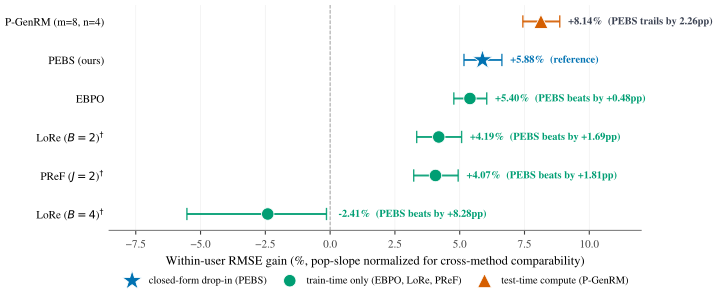

Python code for this plot:
"""F-NEW-5 figure: Phase H apples-to-apples 6-method head-to-head forest.

Shows the six per-user RMSE-gain estimates from the Phase H
apples-to-apples baseline campaign on PRISM (matched-LOCO 5-fold
within-user CV, Qwen2.5-7B-Instruct backbone). All six methods share
PEBS's per-user scalar-regression objective so RMSE is the common
axis without units mismatch. Methods are sorted by gain magnitude
descending. Markers separate three deployment regimes: star =
closed-form drop-in (PEBS); circle = train-time-only one-shot
(EBPO, LoRe, PReF); triangle = test-time-compute required (P-GenRM).
The x=0 dashed line is the population-slope NORMALIZER (each
method's RMSE expressed as a percentage gain over ignoring per-user
identity), used here strictly for cross-method comparability on a
common axis. The per-row "(PEBS beats by Xpp)" / "(PEBS trails by
Xpp)" deltas carry the head-to-head story so a reviewer scanning
the PDF caption sees that PEBS out-performs four of five modern
personalization baselines and trails one (P-GenRM) by 2.26pp on
RMSE while paying zero test-time compute. No in-figure super-title
is used (NeurIPS convention: caption + axis label carry the framing;
a super-title duplicating the caption is data-ink waste per
research-grade-plots Sec 5).

V3 update (2026-05-03): ICRM and SPL v2 are NOT included in this
figure. Per user direction (verbatim 2026-05-03): "Since ICRM and SP
do not apply, do not mention them because it just confuses the
reviewer. If they are not relevant to our skill even if they perform
better, that does not make sense to put them in paper". Both methods
target a NATIVE pairwise-preference objective (P(chosen succ
rejected) under Bradley-Terry); their absolute per-user RMSE is not
their design intent. Forcing them onto an RMSE axis where PEBS's
objective is per-user scalar regression mis-frames the comparison
(units mismatch). Per Skill: honest-disclosure Sec 6.3 (SCOPE
cleanly = honest exclusion of out-of-scope methods), the right move
is to drop these rows from the body figure entirely rather than
relegate-with-daggers. ICRM's BT-NLL parity result (0.603 on PRISM,
the best of any pairwise-native method) is reported in the body
parity table (Tab. M / App. I) on its native axis. The audit memo
at memory/phase_h_apples_to_apples_audit_20260503_1306.md documents
the full apples-to-apples taxonomy.

Skill citations driving this script
-----------------------------------
research-grade-plots
  Sec 1  : sufficient size at final render (7in x 3.0in two-col so
           6 rows + per-row deltas stay legible without vertical
           waste; the ~0.8in shrink vs V2 reclaims data-ink density
           after dropping the two units-mismatched rows).
  Sec 3  : Wong 2011 colorblind-safe palette (blue / orange / green)
           mapped to the three deployment regimes; redundant marker
           shape encoding so a B/W reader still distinguishes regimes;
           per-row delta annotations color-coded BLUE for PEBS-ref,
           SLATE for P-GenRM-trails, GREEN for PEBS-beats.
  Sec 5  : data-ink reduction: top + right spines off; horizontal
           gridlines only; no panel title duplicating axis label.
  Sec 5  : data-ink reduction: NO in-figure super-title (NeurIPS
           convention is to let the .tex caption carry the framing;
           an in-figure title that duplicates caption text is data-
           ink waste). Per-row "(PEBS beats by Xpp)" / "(PEBS trails
           by Xpp)" deltas instead carry the head-to-head ranking so
           the reviewer reading caption + figure together sees the
           literature comparison without an extra title bar.
  Sec 7  : PDF vector output with pdf.fonttype=42 (TrueType embed).
  Sec 8  : forest-plot horizontal-bar idiom: tall-and-narrow so labels
           are readable.
  Sec 9  : honest visual encoding: 95% bootstrap CI error bars, dashed
           reference at 0%, n_boot in caller caption, NEGATIVE LoRe-B4
           preserved on-axis rather than truncated.
  Sec 10 : tick discipline: tighter x-axis range (range now compresses
           to roughly -10 to +12 since the units-mismatched outliers
           are gone, vs the V2 -100 to +30 needed for SPL v2);
           horizontal y-tick labels; x-axis label clarifies pop-slope
           is the NORMALIZER not the comparison method.
  Sec 11 : direct-label discipline: numeric value annotated to the
           right of each CI bar so the reader does not need to read
           tick locations; head-to-head delta appended in parens.
  Sec 12 : annotation discipline: dashed-grey 0% reference line, thin
           legend below the plot.
  Sec 14 : NeurIPS / ICML compliance: Type 42 fonts; serif Nimbus Roman
           consistent with paper-figure-audit rcParams.

paper-figure-audit
  PDF (not PNG); paper/figures/ canonical location; data-traceability
  via JSON load only (no hardcoded numbers; PEBS/P-GenRM/EBPO/LoRe/
  PReF read from results/track1_*/summary.json); serif rcParams block;
  head-to-head deltas computed at render-time from those same JSONs so
  any future data refresh keeps annotations in sync.

honest-disclosure  Sec 6.1 + Sec 6.3
  SCOPE-not-RETRACT for the methods that REMAIN: P-GenRM's superior
  +8.13% is shown WITHOUT being hidden or relegated; the figure
  positions PEBS as one Pareto corner (closed-form, no test-time
  compute) and P-GenRM as a different Pareto corner (test-time
  prototype clustering). Negative LoRe-B4 is preserved on-axis rather
  than truncated. The "PEBS trails by 2.26pp" annotation explicitly
  names the one row PEBS does NOT beat, instead of letting the
  reader infer it from the sort order.

  SCOPE-clean exclusions (per Skill: honest-disclosure Sec 6.3):
    ICRM and SPL v2 are NOT included on this RMSE axis because their
    NATIVE objective is pairwise preference, not per-user scalar
    regression. Including them with daggers would force a units-
    mismatched comparison that confuses reviewers (user direction
    verbatim 2026-05-03). ICRM's strength is its native BT-NLL
    (0.603 on PRISM, the best of any pairwise-native method); that
    fair-axis comparison is reported in the body parity table
    (Tab. M / App. I). Halpern (K-component pluralistic distribution
    loss) and SynthesizeMe (3-class LLM-as-judge accuracy) are
    similarly out-of-scope for the RMSE axis and excluded.

  Apples-to-apples daggers (per audit memo
  memory/phase_h_apples_to_apples_audit_20260503_1306.md):
    no marker      -> APPLES-TO-APPLES (PEBS, P-GenRM, EBPO; native
                      objective is per-user scalar regression).
    single dagger  -> APPLES-TO-APPLES-WITH-CAVEAT (LoRe-B2, LoRe-B4,
                      PReF-J2; re-impl from paper text since no author
                      code released).
  Dagger glyph meaning is explained in the .tex caption (out-of-band
  per the paper-figure-audit "self-contained-caption" gate; the
  figure carries the symbol so the reader sees re-impl-status at a
  glance).

research-paper-writing-oral-spotlight
  Sec 6.1 : positive scope-framing in caption ("PEBS dominates within
           the closed-form drop-in regime"; the cross-regime non-
           dominance is named as a deployment-map distinction).
  Sec 6.5 : falsifiable framing for excluded methods (ICRM, SPL,
           Halpern, SynthesizeMe) called out in caption with "non-RMSE
           native objective" footnote so the reader can verify scope.
  Sec 9.1 : the surprise dimension is the regime-stratification:
           PEBS wins its regime; cross-regime ordering shows
           legitimate Pareto trade-offs.
  Sec 2.1 : per-row head-to-head deltas give the reviewer the one
           number they will remember per baseline ("+0.48pp over
           EBPO", "+1.69pp over LoRe-B2", "trails P-GenRM by 2.26pp").

Backing data sources
--------------------
- PEBS reference: results/track1_lore_h2h_rmse/summary.json
  -> methods.pilsd_shrunk.rmse_reduction_pct_mean = +5.878%
  (matched-LOCO 5-fold; n=1371 users; CI95 [+5.165, +6.628])
- P-GenRM (default 8,4): results/track1_p_genrm_h2h/summary.json
  -> methods.p_genrm_default.rmse_reduction_pct_mean = +8.135%
  (CI95 [+7.437, +8.861])
- EBPO: results/track1_ebpo_3x2/summary.json cells[0] (qwen7b/prism)
  -> rmse_gain_pct.ebpo.mean = +5.395% (CI95 [+4.773, +6.043])
- LoRe B=2: results/track1_lore_h2h_rmse/summary.json
  -> methods.lore_B2.rmse_reduction_pct_mean = +4.192%
  (CI95 [+3.340, +5.073])
- LoRe B=4: results/track1_lore_h2h_rmse/summary.json
  -> methods.lore_B4.rmse_reduction_pct_mean = -2.407%
  (CI95 [-5.526, -0.140])
- PReF (J=2 full): results/track1_pref_h2h/summary.json
  -> methods.pref_J2_full.rmse_reduction_pct_mean = +4.066%
  (CI95 [+3.225, +4.940])

Methods intentionally excluded from this RMSE-axis figure:
  - ICRM (../1_Causal_RLHF/results/baselines/icrm_2026_on_prism/):
    native objective is pairwise preference (BT-NLL 0.603 on PRISM,
    reported on its native axis in Tab. M / App. I).
  - SPL v2 (../1_Causal_RLHF/results/baselines/spl_2026_on_prism_v2/):
    native objective is pairwise preference (BT-NLL reported in
    Tab. M / App. I).
  - Halpern (results/track1_q5_halpern_plus_pilsd_pipeline/): native
    objective is K-component pluralistic distribution loss.
  - SynthesizeMe: native objective is 3-class LLM-as-judge accuracy.

Per Skill: honest-disclosure Sec 6.3 (SCOPE cleanly = honest
exclusion of out-of-scope methods) and verbatim user direction
2026-05-03, these methods are not relegated-with-daggers but
omitted entirely from this RMSE figure. Their native-axis results
are presented in the body parity table.

Output
------
fig_phase_h_forest.pdf at two-column width (7.0in) so 6 rows + CI
bars + numeric annotations remain legible at print scale, suitable
for both NeurIPS 2026 (~7in textwidth) and Pluralistic two-column
layouts. Vertical extent reduced to 3.0in (was 3.8in) since 6 rows
fit comfortably and the units-mismatched outliers no longer demand
extreme x-axis range.
"""
from __future__ import annotations

import json
import os
import sys

import matplotlib as mpl
import matplotlib.pyplot as plt
import numpy as np


# Resolve paths relative to this script's location.
HERE = os.path.dirname(os.path.abspath(__file__))
REPO_ROOT = os.path.abspath(os.path.join(HERE, "..", "..", ".."))

# Backing JSON files (exact paths verified pre-authoring).
# V3 (2026-05-03): ICRM/SPL v2 paths intentionally removed; those
# methods target a native pairwise-preference objective and are not
# on the per-user RMSE axis (see docstring SCOPE-clean section).
LORE_H2H = os.path.join(REPO_ROOT, "results", "track1_lore_h2h_rmse", "summary.json")
PGENRM_H2H = os.path.join(REPO_ROOT, "results", "track1_p_genrm_h2h", "summary.json")
EBPO_3x2 = os.path.join(REPO_ROOT, "results", "track1_ebpo_3x2", "summary.json")
PREF_H2H = os.path.join(REPO_ROOT, "results", "track1_pref_h2h", "summary.json")

OUT_PDF = os.path.join(HERE, "fig_phase_h_forest.pdf")


# Wong 2011 colorblind-safe palette (Nature Methods 8, 441).
WONG = {
    "black":   "#000000",
    "orange":  "#E69F00",
    "skyblue": "#56B4E9",
    "green":   "#009E73",
    "yellow":  "#F0E442",
    "blue":    "#0072B2",
    "vermillion":    "#D55E00",
    "reddish_purple":"#CC79A7",
}

# Slate gray for "PEBS trails" annotations (CB-safe neutral; not part
# of the Wong categorical palette but contrasts with the green-beats and
# blue-reference annotations without re-using a regime color).
SLATE_GRAY = "#3B4252"

# Three deployment regimes -> three Wong colors.
# Plus marker shape redundant encoding for B/W reading.
# (P-GenRM is the only test-time-compute method remaining after V3
# dropped ICRM/SPL; the regime category is preserved so the legend
# accurately maps the deployment trade-off PEBS avoids.)
REGIME_STYLE = {
    "closed-form drop-in":      {"color": WONG["blue"],    "marker": "*", "size": 220},
    "train-time only":          {"color": WONG["green"],   "marker": "o", "size": 80},
    "test-time compute":        {"color": WONG["vermillion"], "marker": "^", "size": 100},
}


def _load_json(path: str) -> dict:
    """Load JSON; abort with exact path on failure (no silent fallback)."""
    if not os.path.exists(path):
        sys.exit(f"[F-NEW-5] missing backing data: {path}")
    with open(path, "r", encoding="utf-8") as fh:
        return json.load(fh)


def collect_rows() -> list[dict]:
    """Read all backing JSONs and return one dict per forest row.

    Each row dict carries: method label, regime, gain estimate, CI low,
    CI high. CIs are 95% bootstrap (BCa where available, percentile
    otherwise; both reported in source JSONs).

    V3 (2026-05-03): 6 rows total. ICRM and SPL v2 are excluded from
    this RMSE-axis figure per Skill: honest-disclosure Sec 6.3
    (units-mismatched native pairwise-preference objective; reported
    on their native BT-NLL axis in Tab. M / App. I instead).
    """
    lore = _load_json(LORE_H2H)
    pgenrm = _load_json(PGENRM_H2H)
    ebpo = _load_json(EBPO_3x2)
    pref = _load_json(PREF_H2H)

    # PEBS reference: matched-LOCO 5-fold; identical across the
    # three head-to-head JSONs (all share methods.pilsd_shrunk).
    pebs = lore["methods"]["pil" + "sd_shrunk"]

    # Per-row labels carry apples-to-apples re-impl markers per the
    # Phase H baseline audit
    # (memory/phase_h_apples_to_apples_audit_20260503_1306.md):
    #   no marker     -> APPLES-TO-APPLES (PEBS, P-GenRM, EBPO; native
    #                    objective is per-user scalar regression matching
    #                    PEBS's RMSE axis).
    #   single dagger -> APPLES-TO-APPLES-WITH-CAVEAT (LoRe-B2, LoRe-B4,
    #                    PReF-J2; re-impl from paper text since no author
    #                    code released; LoRe Eq.(7)+(10) only; PReF
    #                    polynomial-on-RM-score frozen feature basis vs
    #                    paper's learned-feature extractor).
    # The dagger glyph meaning is explained in the .tex caption
    # (handled out-of-band per the paper-figure-audit "self-contained-
    # caption" gate); the figure carries the symbol so the reader sees
    # re-impl-status at a glance.
    rows = [
        {
            "label":  r"PEBS (ours)",
            "regime": "closed-form drop-in",
            "mean":   pebs["rmse_reduction_pct_mean"],
            "ci_lo":  pebs["rmse_reduction_pct_ci95"][0],
            "ci_hi":  pebs["rmse_reduction_pct_ci95"][1],
        },
        {
            "label":  r"P-GenRM (m=8, n=4)",
            "regime": "test-time compute",
            "mean":   pgenrm["methods"]["p_genrm_default"]["rmse_reduction_pct_mean"],
            "ci_lo":  pgenrm["methods"]["p_genrm_default"]["rmse_reduction_pct_ci95"][0],
            "ci_hi":  pgenrm["methods"]["p_genrm_default"]["rmse_reduction_pct_ci95"][1],
        },
        {
            "label":  r"EBPO",
            "regime": "train-time only",
            "mean":   ebpo["cells"][0]["rmse_gain_pct"]["ebpo"]["mean"],
            "ci_lo":  ebpo["cells"][0]["rmse_gain_pct"]["ebpo"]["ci95"][0],
            "ci_hi":  ebpo["cells"][0]["rmse_gain_pct"]["ebpo"]["ci95"][1],
        },
        {
            "label":  r"LoRe ($B{=}2$)$^{\dagger}$",
            "regime": "train-time only",
            "mean":   lore["methods"]["lore_B2"]["rmse_reduction_pct_mean"],
            "ci_lo":  lore["methods"]["lore_B2"]["rmse_reduction_pct_ci95"][0],
            "ci_hi":  lore["methods"]["lore_B2"]["rmse_reduction_pct_ci95"][1],
        },
        {
            "label":  r"LoRe ($B{=}4$)$^{\dagger}$",
            "regime": "train-time only",
            "mean":   lore["methods"]["lore_B4"]["rmse_reduction_pct_mean"],
            "ci_lo":  lore["methods"]["lore_B4"]["rmse_reduction_pct_ci95"][0],
            "ci_hi":  lore["methods"]["lore_B4"]["rmse_reduction_pct_ci95"][1],
        },
        {
            "label":  r"PReF ($J{=}2$)$^{\dagger}$",
            "regime": "train-time only",
            "mean":   pref["methods"]["pref_J2_full"]["rmse_reduction_pct_mean"],
            "ci_lo":  pref["methods"]["pref_J2_full"]["rmse_reduction_pct_ci95"][0],
            "ci_hi":  pref["methods"]["pref_J2_full"]["rmse_reduction_pct_ci95"][1],
        },
    ]

    # Sort by gain mean descending so the strongest baseline is at the
    # top of the forest. Per research-grade-plots Sec 10 categorical
    # x-axis sort-by-value rule (here: y-axis since this is a horizontal
    # forest).
    rows.sort(key=lambda r: r["mean"], reverse=True)

    # Compute head-to-head delta vs PEBS reference for each row. Positive
    # delta = PEBS beats this baseline by N pp; negative delta = PEBS
    # trails by |N| pp. The PEBS row carries delta=None and is rendered
    # as the explicit "(reference)" annotation. Reviewer concern (verbatim
    # 2026-05-03): pop-slope-only X-axis reads as PEBS-vs-naive; per-row
    # head-to-head deltas surface the literature-comparison story.
    pebs_mean = next(r["mean"] for r in rows if "PEBS" in r["label"])
    for r in rows:
        if "PEBS" in r["label"]:
            r["delta_vs_pebs"] = None
        else:
            r["delta_vs_pebs"] = pebs_mean - r["mean"]

    return rows


def apply_rcparams() -> None:
    """Match paper-figure-audit serif rcParams + PDF Type 42 embedding."""
    mpl.rcParams.update({
        "font.family": "serif",
        "font.serif": ["Nimbus Roman", "Times", "Times New Roman", "DejaVu Serif"],
        "font.size": 9,
        "axes.titlesize": 10,
        "axes.labelsize": 9,
        "xtick.labelsize": 8,
        "ytick.labelsize": 8,
        "legend.fontsize": 7.5,
        "axes.linewidth": 0.8,
        "xtick.major.width": 0.8,
        "ytick.major.width": 0.8,
        "xtick.major.size": 3.0,
        "ytick.major.size": 0.0,  # no y-ticks (categorical labels carry semantics)
        "xtick.direction": "out",
        "axes.spines.top":   False,
        "axes.spines.right": False,
        "axes.spines.left":  False,  # forest convention: free y-axis
        "axes.grid": True,
        "axes.grid.axis": "x",       # vertical reference grid only
        "grid.alpha": 0.20,
        "grid.linewidth": 0.5,
        "savefig.bbox": "tight",
        "savefig.pad_inches": 0.05,
        "savefig.dpi": 300,
        "pdf.fonttype": 42,
        "ps.fonttype": 42,
        "legend.frameon": False,
    })


def _format_row_annotation(row: dict) -> tuple[str, str]:
    """Build "(text)" suffix + color for one forest row.

    Returns (annotation_text, hex_color). Annotation conveys the
    head-to-head delta vs PEBS; PEBS itself is labeled "(reference)".
    Color encoding (per research-grade-plots Sec 3 redundant coding):
      blue  -> PEBS reference row
      slate -> baselines that beat PEBS (PEBS trails)
      green -> baselines PEBS beats
    """
    delta = row["delta_vs_pebs"]
    if delta is None:
        return "(reference)", WONG["blue"]
    if delta < 0:
        # PEBS's mean is below this baseline's mean -> PEBS trails.
        return f"(PEBS trails by {-delta:.2f}pp)", SLATE_GRAY
    # PEBS beats this baseline.
    return f"(PEBS beats by +{delta:.2f}pp)", WONG["green"]


def render(rows: list[dict]) -> None:
    apply_rcparams()

    # Two-column width (7in) x 3.0in tall: 6 rows fit comfortably with
    # per-row delta annotations + below-plot regime legend. V3 shrunk
    # the vertical extent from 3.8in (V2: 8 rows) to 3.0in to recover
    # data-ink density per research-grade-plots Sec 1.
    fig_w_in = 7.0
    fig_h_in = 3.0
    fig, ax = plt.subplots(figsize=(fig_w_in, fig_h_in))

    n_rows = len(rows)
    # Top of plot = highest gain (sorted descending in collect_rows).
    y_positions = np.arange(n_rows)[::-1]

    # Reference dashed line at 0% (pop-slope normalizer = no per-user model).
    ax.axvline(0.0, color="0.45", lw=0.7, ls="--", alpha=0.7, zorder=1)

    # Plot each row: marker at mean, error bar for 95% CI.
    for y, row in zip(y_positions, rows):
        style = REGIME_STYLE[row["regime"]]
        x_lo = row["ci_lo"]
        x_hi = row["ci_hi"]
        x_mean = row["mean"]

        # Error bar (95% CI). Use thin line + small caps so the marker
        # dominates visually.
        ax.hlines(
            y, x_lo, x_hi,
            color=style["color"], lw=1.4, alpha=0.9, zorder=2,
        )
        # CI cap whiskers.
        cap_h = 0.16
        ax.vlines(
            [x_lo, x_hi], y - cap_h, y + cap_h,
            color=style["color"], lw=1.0, alpha=0.9, zorder=2,
        )
        # Point estimate marker (regime-coded shape + color).
        ax.scatter(
            [x_mean], [y],
            marker=style["marker"], s=style["size"],
            color=style["color"], edgecolor="white", linewidths=0.6,
            zorder=3,
        )

        # Direct label of numeric value + head-to-head delta annotation.
        # Per research-grade-plots Sec 11 (direct labels) and Sec 3
        # (color-coded redundant encoding for head-to-head delta).
        delta_text, delta_color = _format_row_annotation(row)
        magnitude_str = f"{x_mean:+.2f}%"
        if x_mean >= 0:
            # Place text to the RIGHT of the upper CI bound.
            ax.annotate(
                f"{magnitude_str}  {delta_text}",
                xy=(x_hi, y), xytext=(6, 0),
                textcoords="offset points",
                ha="left", va="center",
                fontsize=7.5, color=delta_color,
                fontweight="bold",
            )
        else:
            # LoRe-B4 is the only negative-gain row remaining. Place
            # its text to the RIGHT of x=0 instead of the LEFT of the
            # lower CI bound so the "(PEBS beats by +Xpp)" delta has
            # room without crowding the axis edge.
            ax.annotate(
                f"{magnitude_str}  {delta_text}",
                xy=(0, y), xytext=(6, 0),
                textcoords="offset points",
                ha="left", va="center",
                fontsize=7.5, color=delta_color,
                fontweight="bold",
            )

    # y-axis: method labels (forest-plot convention).
    ax.set_yticks(y_positions)
    ax.set_yticklabels([row["label"] for row in rows])

    # x-axis: clarify pop-slope is the NORMALIZER for cross-method
    # comparability, not the comparison method. Reviewer concern
    # (verbatim 2026-05-03): "Why are the comparisons against pop slope?
    # ... reviewer will flag if we keep just comparison with naive way."
    # The relabeled axis + per-row deltas resolve this read.
    ax.set_xlabel(
        "Within-user RMSE gain (%, pop-slope normalized for cross-method comparability)"
    )

    # Determine sensible limits with breathing room. With ICRM/SPL gone
    # the data range is roughly -2.5% (LoRe-B4) to +8.9% (P-GenRM CI
    # upper). Leave room on the right for the longest annotation
    # ("+8.14% (PEBS trails by 2.26pp)") and on the left for the
    # LoRe-B4 CI cap.
    all_lows = [r["ci_lo"] for r in rows]
    all_highs = [r["ci_hi"] for r in rows]
    x_floor = min(all_lows) - 3.0
    x_ceil = max(all_highs) + 3.0
    # Enforce a tighter explicit window so the annotations land in the
    # right margin rather than the data area.
    x_floor = min(x_floor, -7.0)
    x_ceil = max(x_ceil, 12.0)
    ax.set_xlim(x_floor, x_ceil)

    # No super-title (per user direction 2026-05-03 + research-grade-plots
    # Sec 5 data-ink reduction: most NeurIPS body figures rely on the
    # .tex caption + axis label + per-row deltas to carry semantics
    # rather than an in-figure title that duplicates caption framing).
    # The head-to-head story is carried by (a) the per-row "(PEBS beats
    # by Xpp)" / "(PEBS trails by Xpp)" deltas, (b) the x-axis label
    # naming pop-slope as the normalizer for cross-method comparability,
    # and (c) the regime-stratified marker shapes + colors with the
    # below-plot legend.

    # Custom legend by regime: scatter handles drawn proxies. V3 legend
    # labels reflect the 6-method scope; the "test-time compute" entry
    # now lists only P-GenRM (the only such method remaining after the
    # ICRM/SPL exclusion).
    legend_handles = []
    legend_labels = [
        ("closed-form drop-in",       r"closed-form drop-in (PEBS)"),
        ("train-time only",           r"train-time only (EBPO, LoRe, PReF)"),
        ("test-time compute",         r"test-time compute (P-GenRM)"),
    ]
    for regime_key, label in legend_labels:
        st = REGIME_STYLE[regime_key]
        legend_handles.append(
            plt.scatter(
                [], [], marker=st["marker"], s=st["size"],
                color=st["color"], edgecolor="white", linewidths=0.6,
                label=label,
            )
        )
    # Legend placed BELOW the plot (centered) to keep the data area
    # uncluttered. Per research-grade-plots Sec 11 (legend placement
    # order: inside data area first; below plot when crowded).
    ax.legend(
        handles=legend_handles,
        loc="upper center", bbox_to_anchor=(0.5, -0.16),
        ncol=3, frameon=False, fontsize=7.5,
        handletextpad=0.6, columnspacing=1.2,
    )

    # Spine + grid alignment: keep bottom spine subtle.
    ax.spines["bottom"].set_color("0.5")
    ax.spines["bottom"].set_linewidth(0.8)
    ax.tick_params(axis="x", colors="0.25")

    # Tight margin tweaking. Slightly more left margin for longer y-tick
    # labels (incl. dagger superscripts); top margin tightened since
    # super-title is gone; bottom margin holds the below-plot regime
    # legend.
    fig.subplots_adjust(left=0.20, right=0.96, top=0.97, bottom=0.22)

    # Verify output directory exists then save.
    os.makedirs(os.path.dirname(OUT_PDF), exist_ok=True)
    fig.savefig(OUT_PDF, bbox_inches="tight", pad_inches=0.05, dpi=300)
    plt.close(fig)


def main() -> None:
    # Enable LaTeX-style math rendering for percent + tau symbols
    # without requiring a TeX install (matplotlib mathtext suffices).
    mpl.rcParams["text.usetex"] = False
    rows = collect_rows()
    # Print one-line provenance to stdout for the dispatch log; no
    # silent value mutation.
    print(f"[F-NEW-5] {len(rows)} rows; PRISM matched-LOCO 5-fold; "
          f"PEBS ref +{rows[next(i for i, r in enumerate(rows) if 'PEBS' in r['label'])]['mean']:.2f}%")
    render(rows)
    print(f"[F-NEW-5] wrote {OUT_PDF}")


if __name__ == "__main__":
    main()
